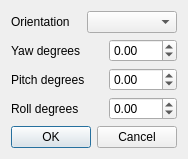
<?xml version="1.0" encoding="UTF-8"?>
<ui version="4.0">
 <class>TurnDialog</class>
 <widget class="QDialog" name="TurnDialog">
  <property name="windowModality">
   <enum>Qt::ApplicationModal</enum>
  </property>
  <property name="geometry">
   <rect>
    <x>0</x>
    <y>0</y>
    <width>100</width>
    <height>100</height>
   </rect>
  </property>
  <property name="windowTitle">
   <string> Panini  Turn Image</string>
  </property>
  <layout class="QGridLayout" name="gridLayout">
   <item row="0" column="0">
    <widget class="QLabel" name="label_3">
     <property name="text">
      <string>Orientation</string>
     </property>
    </widget>
   </item>
   <item row="0" column="1" colspan="2">
    <widget class="QComboBox" name="TurnList"/>
   </item>
   <item row="1" column="0">
    <widget class="QLabel" name="label_4">
     <property name="text">
      <string>Yaw degrees</string>
     </property>
    </widget>
   </item>
   <item row="1" column="2">
    <widget class="QDoubleSpinBox" name="YawBox">
     <property name="minimum">
      <double>-180.000000000000000</double>
     </property>
     <property name="maximum">
      <double>180.000000000000000</double>
     </property>
    </widget>
   </item>
   <item row="2" column="0" colspan="2">
    <widget class="QLabel" name="label_2">
     <property name="text">
      <string>Pitch degrees</string>
     </property>
    </widget>
   </item>
   <item row="2" column="2">
    <widget class="QDoubleSpinBox" name="PitchBox">
     <property name="accelerated">
      <bool>true</bool>
     </property>
     <property name="minimum">
      <double>-90.000000000000000</double>
     </property>
     <property name="maximum">
      <double>90.000000000000000</double>
     </property>
     <property name="singleStep">
      <double>0.200000000000000</double>
     </property>
    </widget>
   </item>
   <item row="3" column="0" colspan="2">
    <widget class="QLabel" name="label">
     <property name="text">
      <string>Roll degrees</string>
     </property>
    </widget>
   </item>
   <item row="3" column="2">
    <widget class="QDoubleSpinBox" name="RollBox">
     <property name="accelerated">
      <bool>true</bool>
     </property>
     <property name="minimum">
      <double>-45.000000000000000</double>
     </property>
     <property name="maximum">
      <double>45.000000000000000</double>
     </property>
     <property name="singleStep">
      <double>0.100000000000000</double>
     </property>
    </widget>
   </item>
   <item row="4" column="0" colspan="3">
    <widget class="QDialogButtonBox" name="buttonBox">
     <property name="orientation">
      <enum>Qt::Horizontal</enum>
     </property>
     <property name="standardButtons">
      <set>QDialogButtonBox::Cancel|QDialogButtonBox::Ok</set>
     </property>
    </widget>
   </item>
  </layout>
 </widget>
 <resources/>
 <connections>
  <connection>
   <sender>buttonBox</sender>
   <signal>accepted()</signal>
   <receiver>TurnDialog</receiver>
   <slot>accept()</slot>
   <hints>
    <hint type="sourcelabel">
     <x>248</x>
     <y>254</y>
    </hint>
    <hint type="destinationlabel">
     <x>157</x>
     <y>274</y>
    </hint>
   </hints>
  </connection>
  <connection>
   <sender>buttonBox</sender>
   <signal>rejected()</signal>
   <receiver>TurnDialog</receiver>
   <slot>reject()</slot>
   <hints>
    <hint type="sourcelabel">
     <x>316</x>
     <y>260</y>
    </hint>
    <hint type="destinationlabel">
     <x>286</x>
     <y>274</y>
    </hint>
   </hints>
  </connection>
 </connections>
</ui>
